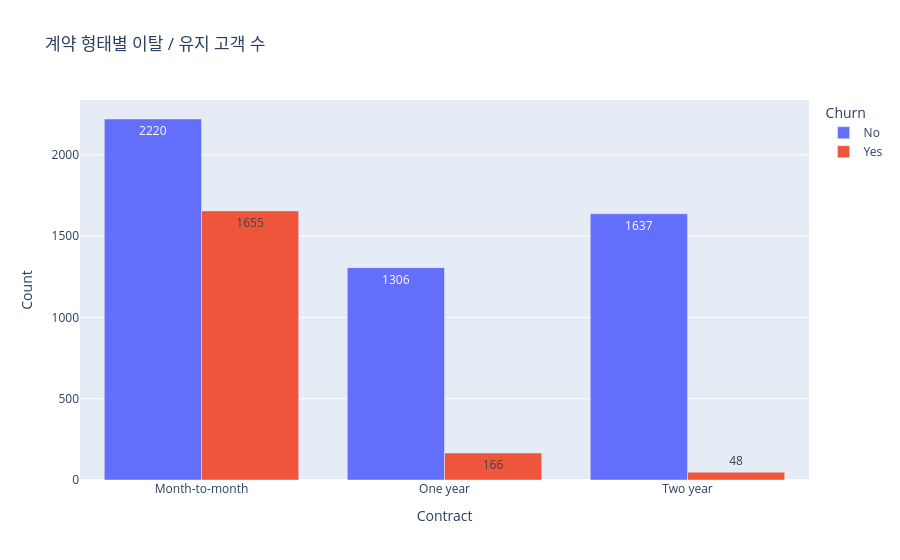

Here is the notebook cell this chart was saved with:
### Markdown cell above
👉 유지 **73.4%** : 이탈 **26.6%** → **불균형 데이터**. 전부 "유지"라고 찍어도 정확도가 **0.734** 나온다.
이 값이 오늘 모델들이 넘어야 할 **기준선(baseline)** 이다.

### Code cell
# 계약 형태(Contract) x 이탈(Churn) 고객 수 -> groupby + size() -> reset_index()
df_contract_churn_count = df1.groupby(by=['Contract', 'Churn']).size().reset_index(name='Count')
display(df_contract_churn_count)

fig2 = px.bar(df_contract_churn_count, x='Contract', y='Count', color='Churn',
              barmode='group', text_auto=True, title='계약 형태별 이탈 / 유지 고객 수')
fig2.show()

### Figure 1 — Plotly figure (JSON) as saved in the notebook; plotly's stock layout.template omitted (floating-point values rounded to 4 significant figures)
{"data": [{"alignmentgroup": "True", "hovertemplate": "Churn=No<br>Contract=%{x}<br>Count=%{y}<extra></extra>", "legendgroup": "No", "marker": {"color": "#636efa", "pattern": {"shape": ""}}, "name": "No", "offsetgroup": "No", "orientation": "v", "showlegend": true, "textposition": "auto", "texttemplate": "%{y}", "type": "bar", "x": ["Month-to-month", "One year", "Two year"], "xaxis": "x", "y": [2220, 1306, 1637], "yaxis": "y"}, {"alignmentgroup": "True", "hovertemplate": "Churn=Yes<br>Contract=%{x}<br>Count=%{y}<extra></extra>", "legendgroup": "Yes", "marker": {"color": "#EF553B", "pattern": {"shape": ""}}, "name": "Yes", "offsetgroup": "Yes", "orientation": "v", "showlegend": true, "textposition": "auto", "texttemplate": "%{y}", "type": "bar", "x": ["Month-to-month", "One year", "Two year"], "xaxis": "x", "y": [1655, 166, 48], "yaxis": "y"}], "layout": {"barmode": "group", "legend": {"title": {"text": "Churn"}, "tracegroupgap": 0}, "title": {"text": "계약 형태별 이탈 / 유지 고객 수"}, "xaxis": {"anchor": "y", "domain": [0.0, 1.0], "title": {"text": "Contract"}}, "yaxis": {"anchor": "x", "domain": [0.0, 1.0], "title": {"text": "Count"}}}}
